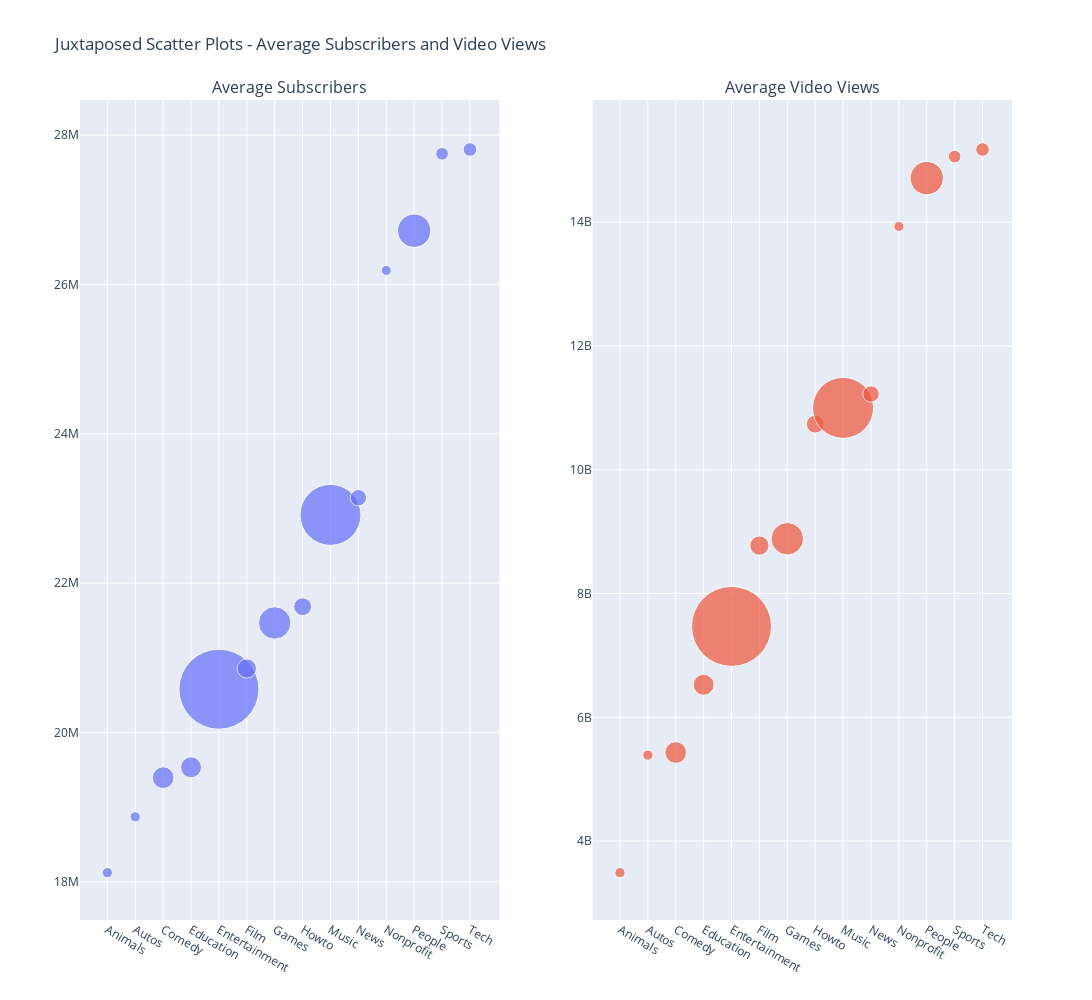

The cell this chart's notebook holds for it:
### Code cell
import pandas as pd
import plotly.graph_objects as go
from plotly.subplots import make_subplots
import plotly.express as px

avg_subs = df.groupby('channel_type')['subscribers'].mean().reset_index()
avg_views = df.groupby('channel_type')['video views'].mean().reset_index()
channel_type_count = df['channel_type'].value_counts().reset_index()
channel_type_count.columns = ['channel_type', 'count']

merged_df = pd.merge(avg_subs, avg_views, on='channel_type')
merged_df = pd.merge(merged_df, channel_type_count, on='channel_type')
min_marker_size = 10
scale_marker = 70
merged_df['normalized_count'] = (merged_df['count'] - merged_df['count'].min()) / (merged_df['count'].max() - merged_df['count'].min())
merged_df['normalized_count'] = merged_df['normalized_count'] * scale_marker + min_marker_size
fig = make_subplots(rows=1, cols=2, subplot_titles=['Average Subscribers', 'Average Video Views'])



fig.add_trace(go.Scatter(x=merged_df['channel_type'], y=merged_df['subscribers'], mode='markers', 
                         marker=dict(size=merged_df['normalized_count']),  text=[f"{channel_type}<br>Average: {avg:.2f}<br>Count: {count}" for channel_type, avg, count in zip(merged_df['channel_type'], merged_df['subscribers'], merged_df['count'])],
                         hoverinfo='text+y',
                         name='Average Subscribers'), row=1, col=1)

fig.add_trace(go.Scatter(x=merged_df['channel_type'], y=merged_df['video views'], mode='markers',
                         marker=dict(size=merged_df['normalized_count']), text=[f"{channel_type}<br>Average: {avg:.2f}<br>Count: {count}" for channel_type, avg, count in zip(merged_df['channel_type'], merged_df['video views'], merged_df['count'])],
                         hoverinfo='text+y',
                         name='Average Video Views'), row=1, col=2)


fig.update_layout(title_text='Juxtaposed Scatter Plots - Average Subscribers and Video Views',
                  showlegend=False, height=1000, width=2000)
fig.update_traces(y=sorted(merged_df['subscribers']), row=1, col=1)
fig.update_traces(y=sorted(merged_df['video views']), row=1, col=2)


fig.show()

### Figure 1 — Plotly figure (JSON) as saved in the notebook; plotly's stock layout.template omitted (floating-point values rounded to 4 significant figures)
{"data": [{"hoverinfo": "text+y", "marker": {"size": [10.24, 10.24, 21.67, 20.95, 80, 19.29, 32.38, 17.86, 60.95, 16.43, 10, 33.33, 12.62, 13.57]}, "mode": "markers", "name": "Average Subscribers", "text": ["Animals<br>Average: 19533333.33<br>Count: 3", "Autos<br>Average: 21466666.67<br>Count: 3", "Comedy<br>Average: 20856862.75<br>Count: 51", "Education<br>Average: 26187500.00<br>Count: 48", "Entertainment<br>Average: 22913851.35<br>Count: 296", "Film<br>Average: 23143902.44<br>Count: 41", "Games<br>Average: 21684375.00<br>Count: 96", "Howto<br>Average: 18122857.14<br>Count: 35", "Music<br>Average: 26719907.41<br>Count: 216", "News<br>Average: 20579310.34<br>Count: 29", "Nonprofit<br>Average: 27750000.00<br>Count: 2", "People<br>Average: 19394000.00<br>Count: 100", "Sports<br>Average: 27807692.31<br>Count: 13", "Tech<br>Average: 18870588.24<br>Count: 17"], "type": "scatter", "x": ["Animals", "Autos", "Comedy", "Education", "Entertainment", "Film", "Games", "Howto", "Music", "News", "Nonprofit", "People", "Sports", "Tech"], "xaxis": "x", "y": [18120000.0, 18870000.0, 19394000, 19530000.0, 20580000.0, 20860000.0, 21470000.0, 21684375, 22910000.0, 23140000.0, 26187500, 26720000.0, 27750000, 27810000.0], "yaxis": "y"}, {"hoverinfo": "text+y", "marker": {"size": [10.24, 10.24, 21.67, 20.95, 80, 19.29, 32.38, 17.86, 60.95, 16.43, 10, 33.33, 12.62, 13.57]}, "mode": "markers", "name": "Average Video Views", "text": ["Animals<br>Average: 14711751867.00<br>Count: 3", "Autos<br>Average: 6525848803.33<br>Count: 3", "Comedy<br>Average: 8885109297.20<br>Count: 51", "Education<br>Average: 15173900129.06<br>Count: 48", "Entertainment<br>Average: 11223091332.89<br>Count: 296", "Film<br>Average: 10999454150.44<br>Count: 41", "Games<br>Average: 7469188320.41<br>Count: 96", "Howto<br>Average: 5389503223.66<br>Count: 35", "Music<br>Average: 15058965061.17<br>Count: 216", "News<br>Average: 10736288924.55<br>Count: 29", "Nonprofit<br>Average: 5431455892.50<br>Count: 2", "People<br>Average: 8774673550.23<br>Count: 100", "Sports<br>Average: 13931151670.08<br>Count: 13", "Tech<br>Average: 3491502148.71<br>Count: 17"], "type": "scatter", "x": ["Animals", "Autos", "Comedy", "Education", "Entertainment", "Film", "Games", "Howto", "Music", "News", "Nonprofit", "People", "Sports", "Tech"], "xaxis": "x2", "y": [3492000000.0, 5390000000.0, 5431000000.0, 6526000000.0, 7469000000.0, 8775000000.0, 8885000000.0, 10740000000.0, 11000000000.0, 11220000000.0, 13930000000.0, 14711751867, 15060000000.0, 15170000000.0], "yaxis": "y2"}], "layout": {"annotations": [{"font": {"size": 16}, "showarrow": false, "text": "Average Subscribers", "x": 0.225, "xanchor": "center", "xref": "paper", "y": 1, "yanchor": "bottom", "yref": "paper"}, {"font": {"size": 16}, "showarrow": false, "text": "Average Video Views", "x": 0.775, "xanchor": "center", "xref": "paper", "y": 1, "yanchor": "bottom", "yref": "paper"}], "height": 1000, "showlegend": false, "title": {"text": "Juxtaposed Scatter Plots - Average Subscribers and Video Views"}, "width": 2000, "xaxis": {"anchor": "y", "domain": [0, 0.45]}, "xaxis2": {"anchor": "y2", "domain": [0.55, 1]}, "yaxis": {"anchor": "x", "domain": [0, 1]}, "yaxis2": {"anchor": "x2", "domain": [0, 1]}}}
